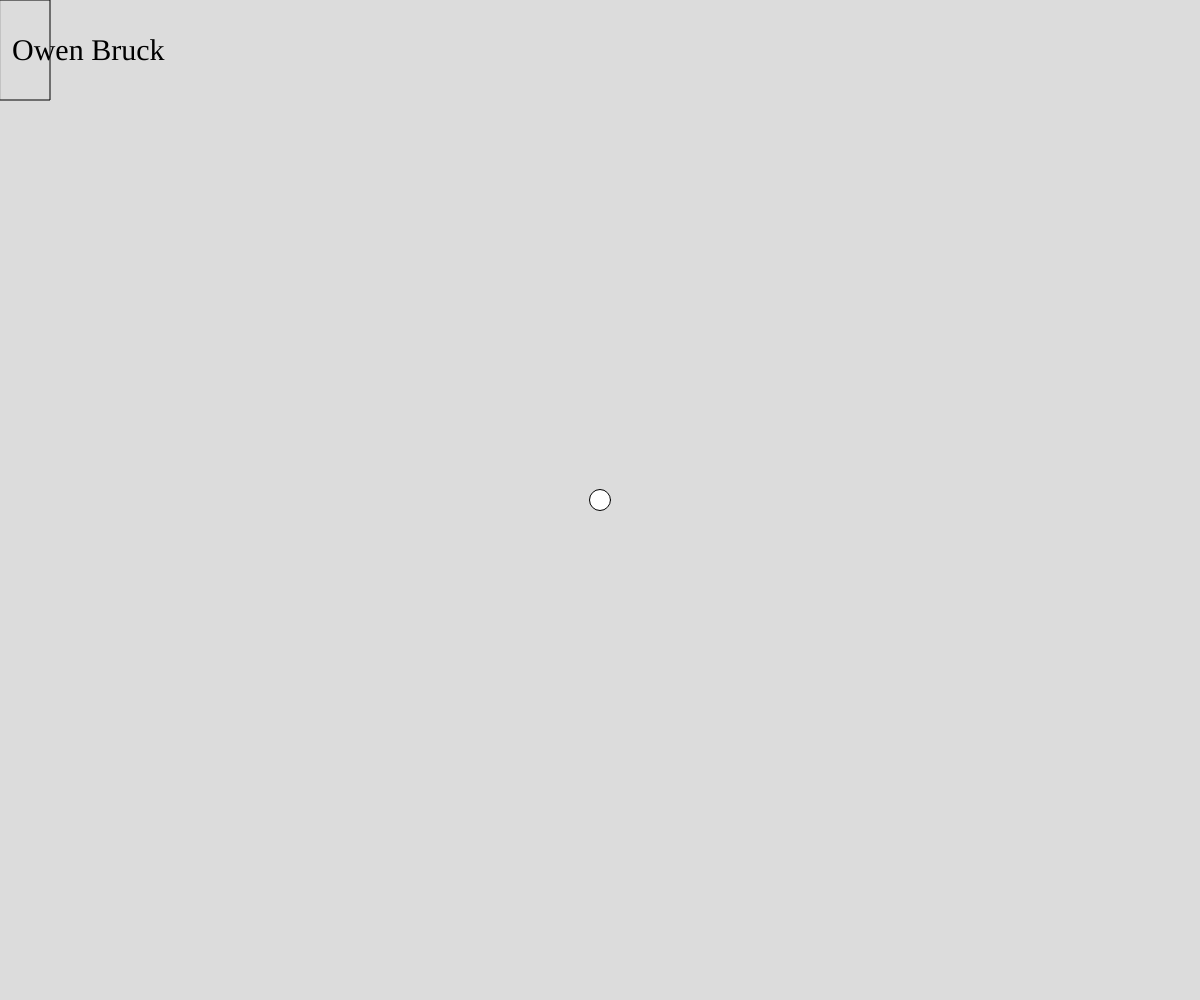
Frame 1 (no input)
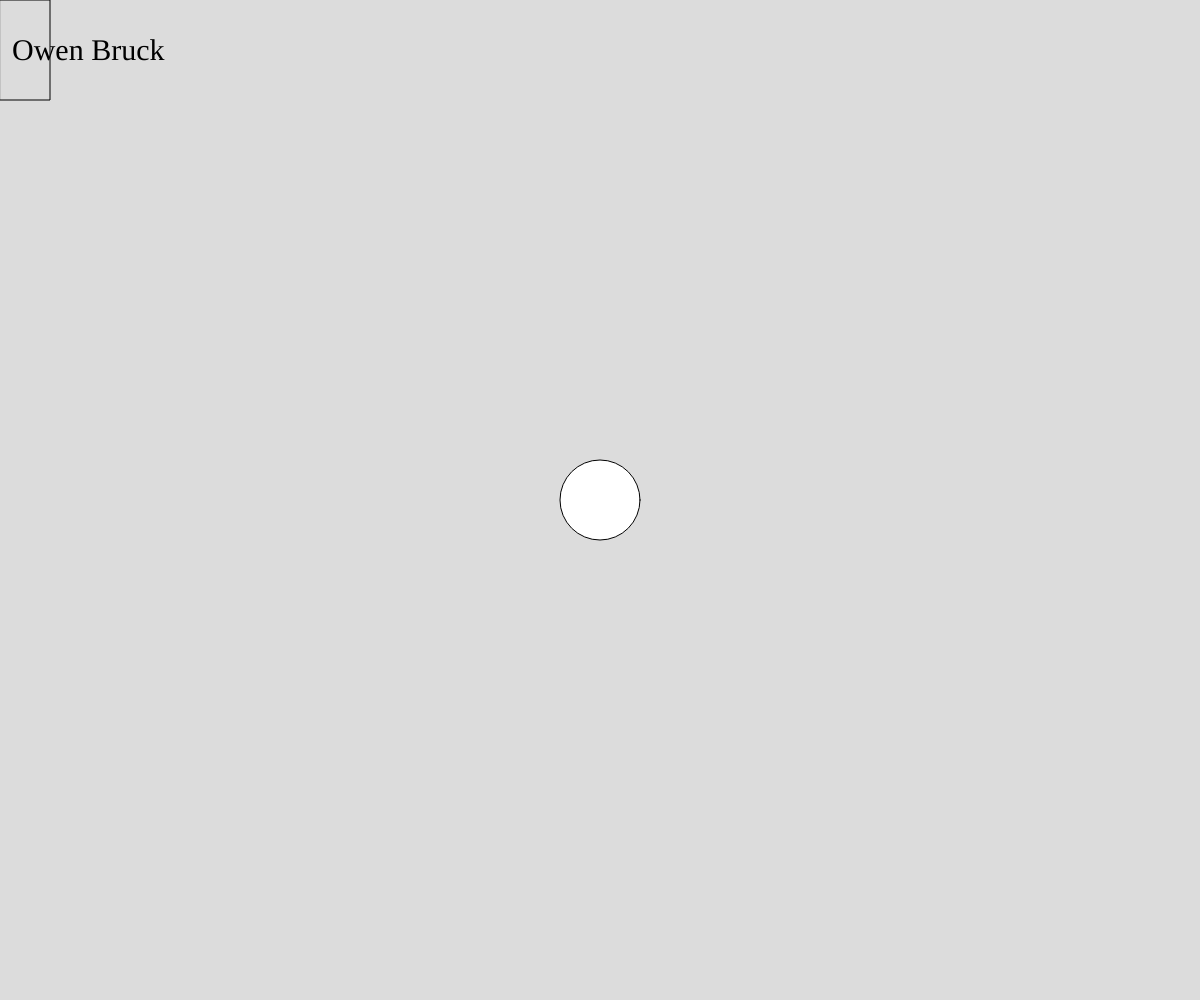
Frame 60 (no input)
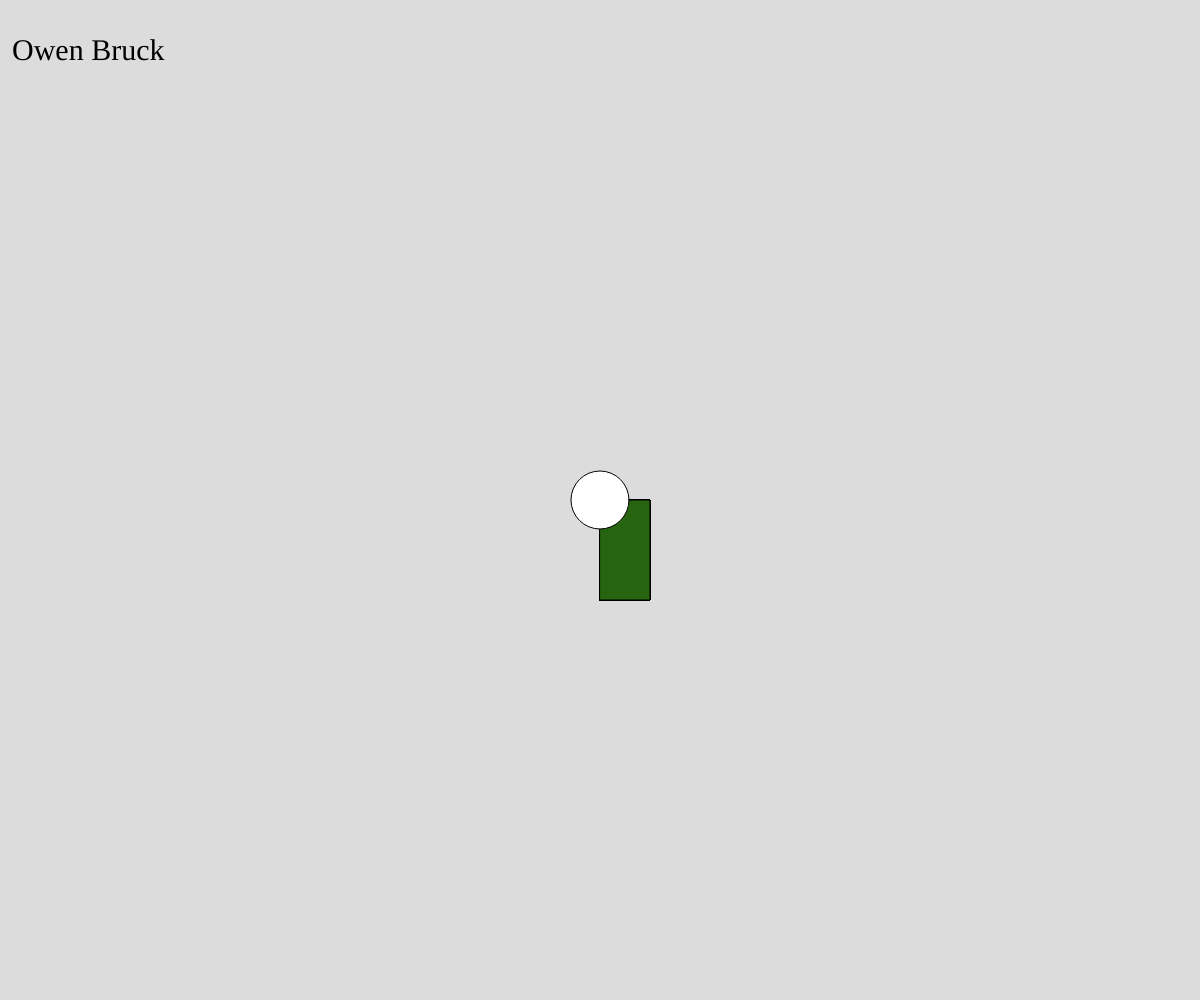
Frame 120 (the mouse pressed at the canvas centre since frame 60)

The p5.js sketch that drew these frames (run headless with seeded random() and noise() and a simulated clock; from frame 60 on, the mouse is pressed at the canvas centre):

// p5.js sketch
// ── sketch.js
// Primitive Paint
// Owen Bruck
// 9/15/23 - 

// globals
let ballX;
let ballY;
let ballSize = 20;
let overlay;
let shape = "r";

function setup() {
  createCanvas(windowWidth, windowHeight);
  overlay = createGraphics(width, height);
  //sets the animation to the middle of the screen
  ballX = width / 2;
  ballY = height / 2;  
}

function draw() {
  background(220);
  //calls functions, and sets text
  pickShape();
  drawShape();
  drawAndExpandBall();
  //adds signature
  fill(0,0,0);
  textFont("Impact");
  textSize(30);
  text("Owen Bruck", 12, 60);
  
  //clears the screen when space is pressed
  if (keyIsPressed){
    if (key ===" "){
      setup();
    }
  }
}

function pickShape() {
  if (keyIsPressed) {   
    //sets shapes to rectangle when "a" is pressed
    if (key === "a") {
      shape = "r";
    }
    //sets shapes to circle when "s" is pressed
    if (key === "s") {
      shape = "s";
    }
    //sets shapes to triangle when "d" is pressed
    if (key === "d") {
      shape = "t";
    }
  }
  image(overlay, 0, 0);
}

function drawShape(){
  // shows the currently selected shape
  noFill();
  if (shape === "r") {   
    rect(mouseX, mouseY, 50, 100);
  }
  if (shape === "s") {    
    circle(mouseX, mouseY, 50);
  }
  if (shape === "t") {
    triangle(mouseX, mouseY, mouseX+20, mouseY-20, mouseX-20, mouseY-20);
  }
  //draws the celected shape is the mouse is presses
  if(mouseIsPressed){ 
    if (shape === "r") {
    //draws a rectangle when a is pressed
      overlay.fill(random(255),random(255),random(255));
      overlay.rect(mouseX, mouseY, 50, 100);
    }
    if (shape === "s") {
    //draws a cricle when s is pressed
      overlay.fill(random(255),random(255),random(255));
      overlay.circle(mouseX, mouseY, 50);

    }
    if (shape === "t") {
    //draws a triangle when d is pressed
      overlay.fill(random(255),random(255),random(255));
      overlay.triangle(mouseX, mouseY, mouseX+20, mouseY-20, mouseX-20, mouseY-20);
    }
  }
  image(overlay, 0, 0);
}

function drawAndExpandBall() {
  //update ball size
  if (ballSize <= 100) {
    ballSize = ballSize + 1;
  }
  else {
    ballSize = 20;
  }
  //draws ball
  fill(255,255,255);
  circle(ballX, ballY, ballSize);
}
